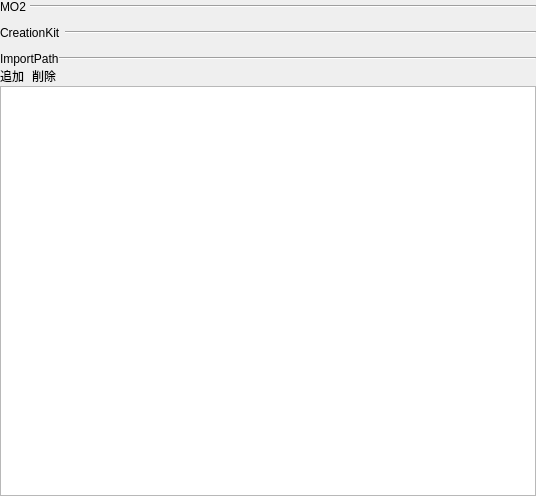
<?xml version="1.0" encoding="UTF-8"?>
<ui version="4.0">
 <class>UISettingsSSE</class>
 <widget class="QWidget" name="UISettingsSSE">
  <property name="geometry">
   <rect>
    <x>0</x>
    <y>0</y>
    <width>536</width>
    <height>496</height>
   </rect>
  </property>
  <property name="windowTitle">
   <string>Form</string>
  </property>
  <layout class="QVBoxLayout" name="verticalLayout_5">
   <property name="spacing">
    <number>8</number>
   </property>
   <property name="leftMargin">
    <number>0</number>
   </property>
   <property name="topMargin">
    <number>0</number>
   </property>
   <property name="rightMargin">
    <number>0</number>
   </property>
   <property name="bottomMargin">
    <number>0</number>
   </property>
   <item>
    <layout class="QVBoxLayout" name="verticalLayout_01">
     <property name="spacing">
      <number>4</number>
     </property>
     <item>
      <layout class="QHBoxLayout" name="horizontalLayout_4">
       <item>
        <widget class="QLabel" name="label_2">
         <property name="text">
          <string>MO2</string>
         </property>
        </widget>
       </item>
       <item>
        <widget class="Line" name="line_3">
         <property name="sizePolicy">
          <sizepolicy hsizetype="Expanding" vsizetype="Fixed">
           <horstretch>0</horstretch>
           <verstretch>0</verstretch>
          </sizepolicy>
         </property>
         <property name="orientation">
          <enum>Qt::Horizontal</enum>
         </property>
        </widget>
       </item>
      </layout>
     </item>
     <item>
      <widget class="UIFolderPathBox" name="widget_2" native="true"/>
     </item>
    </layout>
   </item>
   <item>
    <layout class="QVBoxLayout" name="verticalLayout_02">
     <property name="spacing">
      <number>4</number>
     </property>
     <item>
      <layout class="QHBoxLayout" name="horizontalLayout_3">
       <item>
        <widget class="QLabel" name="label_6">
         <property name="text">
          <string>CreationKit</string>
         </property>
        </widget>
       </item>
       <item>
        <widget class="Line" name="line_2">
         <property name="sizePolicy">
          <sizepolicy hsizetype="Expanding" vsizetype="Fixed">
           <horstretch>0</horstretch>
           <verstretch>0</verstretch>
          </sizepolicy>
         </property>
         <property name="orientation">
          <enum>Qt::Horizontal</enum>
         </property>
        </widget>
       </item>
      </layout>
     </item>
     <item>
      <widget class="UIFolderPathBox" name="widget_6" native="true"/>
     </item>
    </layout>
   </item>
   <item>
    <layout class="QVBoxLayout" name="verticalLayout_03">
     <property name="spacing">
      <number>0</number>
     </property>
     <item>
      <layout class="QHBoxLayout" name="horizontalLayout_2">
       <item>
        <widget class="QLabel" name="label_7">
         <property name="text">
          <string>ImportPath</string>
         </property>
        </widget>
       </item>
       <item>
        <widget class="Line" name="line">
         <property name="sizePolicy">
          <sizepolicy hsizetype="Expanding" vsizetype="Fixed">
           <horstretch>0</horstretch>
           <verstretch>0</verstretch>
          </sizepolicy>
         </property>
         <property name="frameShadow">
          <enum>QFrame::Sunken</enum>
         </property>
         <property name="orientation">
          <enum>Qt::Horizontal</enum>
         </property>
        </widget>
       </item>
      </layout>
     </item>
     <item>
      <layout class="QVBoxLayout" name="verticalLayout">
       <property name="spacing">
        <number>0</number>
       </property>
       <item>
        <layout class="QHBoxLayout" name="horizontalLayout">
         <property name="spacing">
          <number>8</number>
         </property>
         <item>
          <widget class="HClickableLabel" name="label">
           <property name="text">
            <string>追加</string>
           </property>
          </widget>
         </item>
         <item>
          <widget class="HClickableLabel" name="label_3">
           <property name="text">
            <string>削除</string>
           </property>
          </widget>
         </item>
         <item>
          <spacer name="horizontalSpacer">
           <property name="orientation">
            <enum>Qt::Horizontal</enum>
           </property>
           <property name="sizeHint" stdset="0">
            <size>
             <width>40</width>
             <height>20</height>
            </size>
           </property>
          </spacer>
         </item>
        </layout>
       </item>
       <item>
        <widget class="QListWidget" name="listWidget">
         <property name="acceptDrops">
          <bool>true</bool>
         </property>
        </widget>
       </item>
      </layout>
     </item>
    </layout>
   </item>
  </layout>
 </widget>
 <customwidgets>
  <customwidget>
   <class>HClickableLabel</class>
   <extends>QLabel</extends>
   <header>HClickableLabel.h</header>
  </customwidget>
  <customwidget>
   <class>UIFolderPathBox</class>
   <extends>QWidget</extends>
   <header>UIFolderPathBox.h</header>
   <container>1</container>
  </customwidget>
 </customwidgets>
 <resources/>
 <connections/>
</ui>
